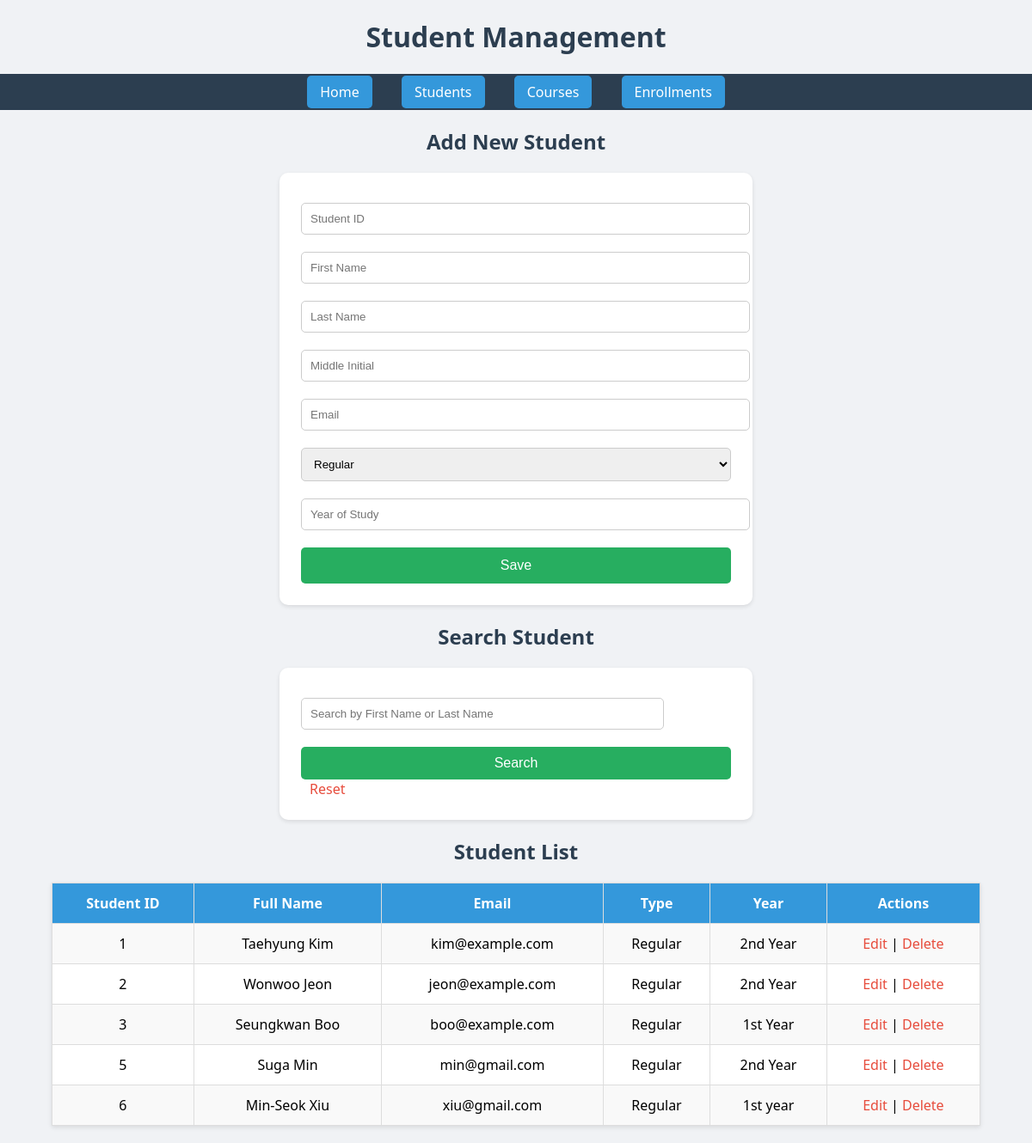
/student.php, run on the app's committed database.
### tables this page shows
CREATE TABLE `student` (
  `STUDENTID` int(11) NOT NULL,
  `FIRSTNAME` varchar(255) DEFAULT NULL,
  `LASTNAME` varchar(225) DEFAULT NULL,
  `MIDDLEINITIAL` varchar(255) DEFAULT NULL,
  `EMAIL` varchar(255) DEFAULT NULL,
  `STUDENTTYPE` varchar(255) DEFAULT NULL,
  `YEARofSTUDY` varchar(255) DEFAULT NULL
);

### student.php (the view, shortened to what this page needs)
<?php
include 'db.php';
$update = false;
$student_id = "";
$first_name = "";
$last_name = "";
$middle_initial = "";
$email = "";
$student_type = "";
$year_of_study = "";
?>
<!DOCTYPE html>
<html>
<head>
    <link rel="stylesheet" href="style.css">
</head>
<body>
<h1>Student Management</h1>
<nav>
    <a href="index.php">Home</a>
    <a href="student.php">Students</a>
    <a href="course.php">Courses</a>
    <a href="enrollment.php">Enrollments</a>
</nav>
<h2><?php echo $update ? "Update Student" : "Add New Student"; ?></h2>
<form method="post" action="student.php">
    <input type="number" name="student_id" placeholder="Student ID" value="<?php echo $student_id; ?>" required <?php if($update) echo "readonly"; ?>>
    <input type="text" name="first_name" placeholder="First Name" value="<?php echo $first_name; ?>" required>
    <input type="text" name="last_name" placeholder="Last Name" value="<?php echo $last_name; ?>" required>
    <input type="text" name="middle_initial" placeholder="Middle Initial" value="<?php echo $middle_initial; ?>">
    <input type="email" name="email" placeholder="Email" value="<?php echo $email; ?>">
    <select name="student_type">
        <option value="Regular" <?php if ($student_type == "Regular") echo "selected"; ?>>Regular</option>
    </select>
    <input type="text" name="year" placeholder="Year of Study" value="<?php echo $year_of_study; ?>" required>
    <input type="submit" name="<?php echo $update ? "update" : "save"; ?>" value="<?php echo $update ? "Update" : "Save"; ?>">
</form>
<h2>Search Student</h2>
<form method="get" action="student.php" style="max-width: 500px; margin: 20px auto;">
    <input type="text" name="search" placeholder="Search by First Name or Last Name" style="width: 80%; padding: 10px;">
    <input type="submit" value="Search" style="padding: 10px;">
    <a href="student.php" style="margin-left: 10px; text-decoration: none;">Reset</a>
</form>
<h2>Student List</h2>
<table>
    <tr>
        <th>Student ID</th>
        <th>Full Name</th>
        <th>Email</th>
        <th>Type</th>
        <th>Year</th>
        <th>Actions</th>
    </tr>
    <?php
    if (isset($_GET['search'])) {
        $search = $conn->real_escape_string($_GET['search']);
        $result = $conn->query("SELECT * FROM STUDENT WHERE FIRSTNAME LIKE '%$search%' OR LASTNAME LIKE '%$search%'") or die($conn->error);
    } else {
        $result = $conn->query("SELECT * FROM STUDENT") or die($conn->error);
    }
    while ($row = $result->fetch_assoc()):
    ?>
    <tr>
        <td><?php echo $row['STUDENTID']; ?></td>
        <td><?php echo $row['FIRSTNAME'] . " " . $row['LASTNAME']; ?></td>
        <td><?php echo $row['EMAIL']; ?></td>
        <td><?php echo $row['STUDENTTYPE']; ?></td>
        <td><?php echo $row['YEARofSTUDY']; ?></td>
        <td>
            <a href="student.php?edit=<?php echo $row['STUDENTID']; ?>">Edit</a> |
            <a href="student.php?delete=<?php echo $row['STUDENTID']; ?>" onclick="return confirm('Are you sure?')">Delete</a>
        </td>
    </tr>
    <?php endwhile; ?>
</table>
</body>
</html>

### style.css (style rules this page uses)
body { font-family: 'Segoe UI', Tahoma, Geneva, Verdana, sans-serif; background-color: #f0f2f5; margin: 0; padding: 0; }
h1, h2 { text-align: center; color: #2c3e50; }
nav { background-color: #2c3e50; padding: 10px 20px; text-align: center; }
nav a { color: white; text-decoration: none; margin: 0 15px; font-size: 16px; padding: 8px 15px; background-color: #3498db; border-radius: 5px; transition: background 0.3s ease; }
form { max-width: 500px; margin: 20px auto; background: #fff; padding: 25px; border-radius: 10px; box-shadow: 0px 2px 5px rgba(0,0,0,0.1); }
form input[type="text"], form input[type="email"], form input[type="number"], form input[type="date"], form select { width: 100%; padding: 10px; margin: 10px 0; border-radius: 5px; border: 1px solid #ccc; }
form input[type="submit"] { width: 100%; padding: 12px; background-color: #27ae60; border: none; color: white; font-size: 16px; border-radius: 5px; cursor: pointer; margin-top: 10px; }
table { width: 90%; margin: 20px auto; border-collapse: collapse; background: white; box-shadow: 0px 2px 5px rgba(0,0,0,0.1); }
table, th, td { border: 1px solid #ddd; }
th, td { padding: 12px; text-align: center; }
th { background-color: #3498db; color: white; }
tr:nth-child(even) { background-color: #f9f9f9; }
a { color: #e74c3c; text-decoration: none; }

### data on the page
student: STUDENTID "1", FIRSTNAME "Taehyung", LASTNAME "Kim", EMAIL "kim@example.com", STUDENTTYPE "Regular", YEARofSTUDY "2nd Year"
student: STUDENTID "2", FIRSTNAME "Wonwoo", LASTNAME "Jeon", EMAIL "jeon@example.com", STUDENTTYPE "Regular", YEARofSTUDY "2nd Year"
student: STUDENTID "3", FIRSTNAME "Seungkwan", LASTNAME "Boo", EMAIL "boo@example.com", STUDENTTYPE "Regular", YEARofSTUDY "1st Year"
student: STUDENTID "5", FIRSTNAME "Suga", LASTNAME "Min", EMAIL "min@gmail.com", STUDENTTYPE "Regular", YEARofSTUDY "2nd Year"
student: STUDENTID "6", FIRSTNAME "Min-Seok", LASTNAME "Xiu", EMAIL "xiu@gmail.com", STUDENTTYPE "Regular", YEARofSTUDY "1st year"
